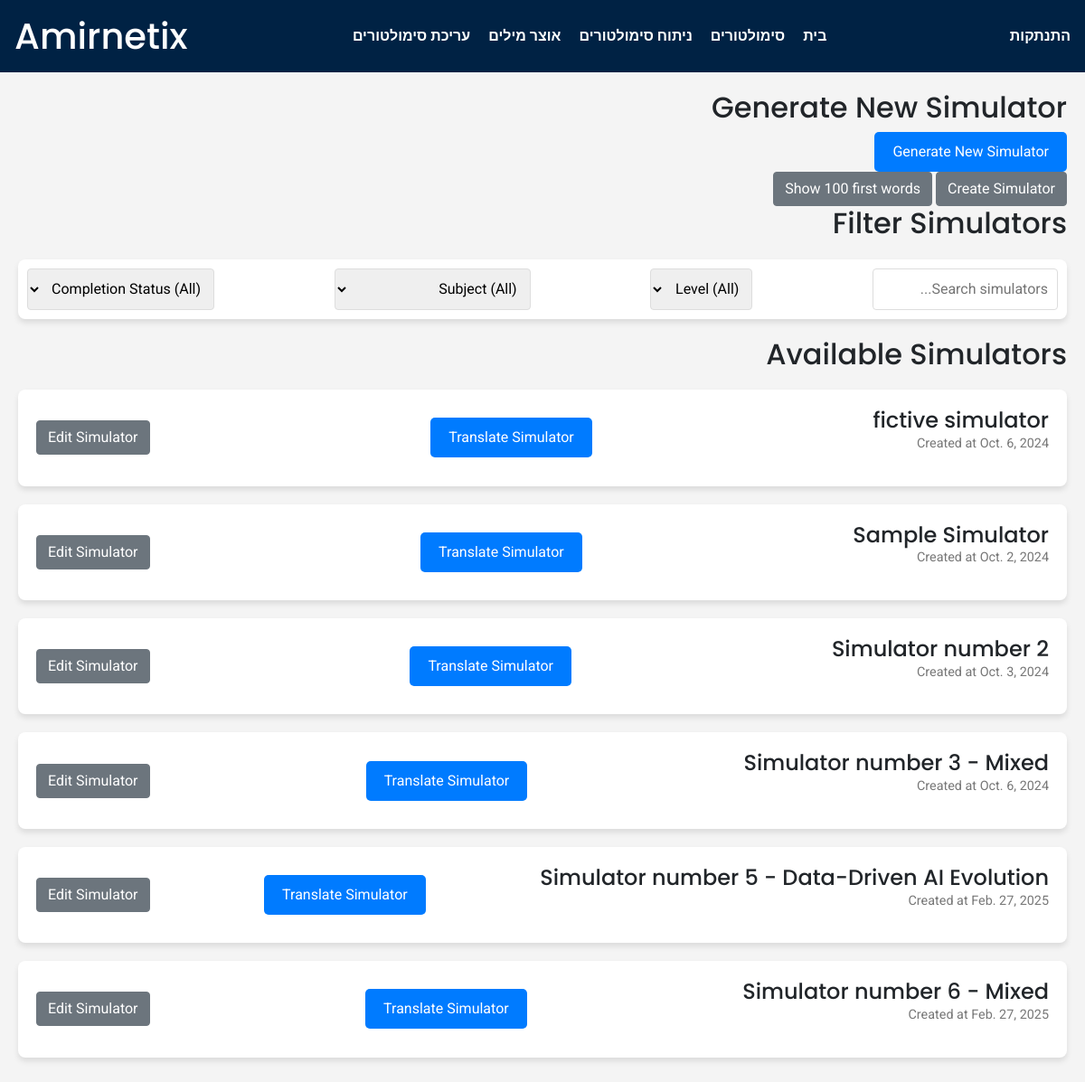
/Management/ (signed in), run on the app's committed database.
### Simulator/models.py (models this page shows, shortened)
class Simulator(models.Model):
    name = models.CharField(max_length=100)
    description = models.TextField(blank=True, null=True)
    level = models.IntegerField(choices=SimulatorLevel.choices, default=SimulatorLevel.MIX)
    create_date = models.DateField(auto_now_add=True)

### Management/views.py (the view)
# urls.py: path("", views.index,name='analysis'),
def index(request):
    try:
        simulators = Simulator.objects.all()
        return render(request,'Management/index.html',{
            'simulators' : simulators
        })
    except:
        return render(request,'Management/index.html')

### Management/templates/Management/index.html (shortened to what this page needs)
{% extends "Management/layout.html" %}
{% block body %}
    <div class="container">
        {% if user.is_authenticated and user.is_superuser %}
        <h2>Generate New Simulator</h2>
        <div class="generate-section">
            <form method="post" action="{% url 'generate_test' %}">
                <button class="btn btn-primary" type="submit">Generate New Simulator</button>
            </form>
            <a class="btn btn-secondary" href="{% url 'create_simulator'%}">Create Simulator</a>
            <a class="btn btn-secondary" href="{% url 'first_100' %}">Show 100 first words</a>
        </div>
        {% endif %}
        <h2>Filter Simulators</h2>
        <div class="filter-section">
            <input type="text" id="search-bar" placeholder="Search simulators..." onkeyup="filterSimulators()">
            <select name="level" id="level-filter" onchange="filterSimulators()">
                <option value="all">Level (All)</option>
            </select>
            <select name="subject" id="subject-filter" onchange="filterSimulators()">
                <option value="all">Subject (All)</option>
            </select>
            <select name="status" id="status-filter" onchange="filterSimulators()">
                <option value="all">Completion Status (All)</option>
            </select>
        </div>
        <h2>Available Simulators</h2>
        {% if simulators %}
        <div id="simulator-list" class="simulator-list">
            {% for simulator in simulators %}
            <div id="{{simulator.id}}" class="simulator-card" data-level="{{simulator.level}}" data-subject="mix" data-status="not-done">
                <div>
                    <h3>{{simulator.name}}</h3>
                    <p class="details">Created at {{simulator.create_date}}</p>
                </div>
                <a class="btn btn-primary" href="{% url 'translate' simulator_id=simulator.id %}">Translate Simulator</a>
                <a class="btn btn-secondary" href="{% url 'edit_test' simulator_id=simulator.id %}">Edit Simulator</a>
            </div>
            {% endfor %}
        </div>
        {% endif %}
    </div>
{% endblock %}

### Management/static/Management/styles.css (style rules this page uses)
body { font-family: 'Roboto', sans-serif; margin: 0; padding: 0; background-color: #f4f4f4; }
h1, h2, h3 { font-family: 'Poppins', sans-serif; }
.container { max-width: 1200px; margin: auto; padding: 20px; justify-content: space-between; }
a { text-decoration: none; color: #333; }
.filter-section { display: flex; justify-content: space-between; margin: 20px 0; padding: 10px; background-color: #fff; border-radius: 8px; box-shadow: 0 4px 6px rgba(0, 0, 0, 0.1); }
.filter-section select, .filter-section input { padding: 10px; border-radius: 4px; border: 1px solid #ddd; }
.simulator-list { margin-top: 20px; }
.simulator-card { display: flex; justify-content: space-between; background-color: #fff; padding: 20px; border-radius: 8px; box-shadow: 0 4px 6px rgba(0, 0, 0, 0.1); margin-bottom: 20px; align-items: center; }
.simulator-card h3 { margin: 0; font-size: 1.5em; }
.simulator-card .details { font-size: 0.9em; color: #777; }
.btn-primary { background-color: #007bff; border: none; padding: 10px 20px; font-size: 1rem; border-radius: 5px; cursor: pointer; }

### data on the page
Simulator: name "fictive simulator", create_date "Oct. 6, 2024"
Simulator: name "Sample Simulator", create_date "Oct. 2, 2024"
Simulator: name "Simulator number 2", create_date "Oct. 3, 2024"
Simulator: name "Simulator number 3 - Mixed", create_date "Oct. 6, 2024"
Simulator: name "Simulator number 5 - Data-Driven AI Evolution", create_date "Feb. 27, 2025"
Simulator: name "Simulator number 6 - Mixed", create_date "Feb. 27, 2025"
